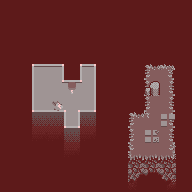

The image is a tile-based game level rendered from a .tmx file. Its description and complete source (layers, tilesets, objects, tile grids) follow:
An orthogonal 12x12 tile map with 16x16 px tiles, 6 tile layers (Abyss, Sides, Ground, Details1, ...), 2 tilesets.

<map version="1.10" tiledversion="1.11.2" orientation="orthogonal" renderorder="right-down" width="12" height="12" tilewidth="16" tileheight="16" infinite="0" nextlayerid="7" nextobjectid="1">
 <tileset firstgid="1" source="redshifted.tsx" />
 <tileset firstgid="265" source="redshifted-nature.tsx" />
 <layer id="1" name="Abyss" width="12" height="12" locked="1">
  <data encoding="csv">
107,107,107,107,107,107,107,107,107,107,107,107,
107,107,107,107,107,107,107,107,107,107,107,107,
107,107,107,107,107,107,107,107,107,107,107,107,
107,107,107,107,107,107,107,107,107,107,107,107,
107,107,107,107,107,107,107,107,107,107,107,107,
107,107,107,107,107,107,107,107,107,107,107,107,
107,107,107,107,107,107,107,107,107,107,107,107,
107,107,107,107,107,107,107,107,107,107,107,107,
107,107,107,107,107,107,107,107,107,107,107,107,
107,107,107,107,107,107,107,107,107,107,107,107,
107,107,107,107,107,107,107,107,107,107,107,107,
107,107,107,107,107,107,107,107,107,107,107,107
</data>
 </layer>
 <layer id="2" name="Sides" width="12" height="12" locked="1">
  <data encoding="csv">
0,0,0,0,0,0,0,0,0,0,0,0,
0,0,0,0,0,0,0,0,0,0,0,0,
0,0,0,0,0,0,0,0,0,0,0,0,
0,0,0,0,0,0,0,0,0,0,0,0,
0,0,0,0,0,0,0,0,0,0,0,0,
0,0,0,0,0,0,0,0,0,0,0,0,
0,0,0,0,0,0,0,0,0,0,0,0,
0,0,83,83,0,83,0,0,0,0,0,0,
0,0,105,105,83,105,0,0,0,0,0,0,
0,0,0,0,105,0,0,0,234,235,236,0,
0,0,0,0,0,0,0,0,238,239,240,0,
0,0,0,0,0,0,0,0,260,261,262,0
</data>
 </layer>
 <layer id="5" name="Ground" width="12" height="12" locked="1">
  <data encoding="csv">
0,0,0,0,0,0,0,0,0,0,0,0,
0,0,0,0,0,0,0,0,0,0,0,0,
0,0,0,0,0,0,0,0,0,0,0,0,
0,0,0,0,0,0,0,0,0,0,0,0,
0,0,23,25,0,26,0,0,0,155,157,0,
0,0,45,72,24,74,0,0,0,177,179,0,
0,0,67,68,78,69,0,0,0,177,179,0,
0,0,0,0,70,0,0,0,155,205,179,0,
0,0,0,0,0,0,0,0,177,178,179,0,
0,0,0,0,0,0,0,0,199,200,201,0,
0,0,0,0,0,0,0,0,0,0,0,0,
0,0,0,0,0,0,0,0,0,0,0,0
</data>
 </layer>
 <layer id="3" name="Details1" width="12" height="12" locked="1">
  <data encoding="csv">
0,0,0,0,0,0,0,0,0,0,0,0,
0,0,0,0,0,0,0,0,0,0,0,0,
0,0,0,0,0,0,0,0,0,0,0,0,
0,0,0,0,0,0,0,0,0,0,0,0,
0,0,0,0,0,0,0,0,0,0,0,0,
0,0,346,0,333,0,0,0,0,0,0,0,
0,0,0,331,0,0,0,0,0,0,436,0,
0,0,0,0,0,0,0,0,0,0,435,0,
0,0,0,0,0,0,0,0,0,401,0,0,
0,0,0,0,0,0,0,0,0,0,0,0,
0,0,0,0,0,0,0,0,0,0,0,0,
0,0,0,0,0,0,0,0,0,0,0,0
</data>
 </layer>
 <layer id="6" name="Details-2" width="12" height="12" locked="1">
  <data encoding="csv">
0,0,0,0,0,0,0,0,0,0,0,0,
0,0,0,0,0,0,0,0,0,0,0,0,
0,0,0,0,0,0,0,0,0,0,0,0,
0,0,0,0,0,0,0,0,0,0,0,0,
0,0,0,0,0,0,0,0,0,0,0,0,
0,0,0,0,0,0,0,0,0,0,0,0,
0,0,0,0,0,0,0,0,0,0,0,0,
0,0,0,0,0,0,0,0,0,0,0,0,
0,0,0,0,0,0,0,0,0,0,0,0,
0,0,0,0,0,0,0,0,0,0,0,0,
0,0,0,0,0,0,0,0,0,0,0,0,
0,0,0,0,0,0,0,0,0,0,0,0
</data>
 </layer>
 <layer id="4" name="Obstacles" width="12" height="12">
  <data encoding="csv">
0,0,0,0,0,0,0,0,0,0,0,0,
0,0,0,0,0,0,0,0,0,0,0,0,
0,0,0,0,0,0,0,0,0,0,0,0,
0,0,0,0,0,0,0,0,0,0,0,0,
0,0,23,0,0,26,0,0,0,0,0,0,
0,0,45,0,0,0,0,0,0,381,0,0,
0,0,0,0,0,0,0,0,0,0,0,0,
0,0,0,0,70,0,0,0,0,0,0,0,
0,0,0,0,0,0,0,0,0,0,0,0,
0,0,0,0,0,0,0,0,0,0,0,0,
0,0,0,0,0,0,0,0,0,0,0,0,
0,0,0,0,0,0,0,0,0,0,0,0
</data>
 </layer>
</map>